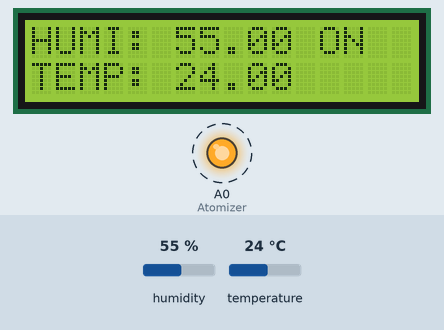
The sketch below on a simulated Arduino Uno, built with avr-gcc and run on an emulated ATmega328P. Shown: 16×2 character LCD, output pins drawn as LEDs (lit = HIGH). Dashed ring = blinking. Inputs (shaded band) come from the test bench; at power-on: humidity 55 %, temperature 24 °C.

Above: at 1.2 s.
1.3 s: humidity set to 68 %
At 2.7 s:
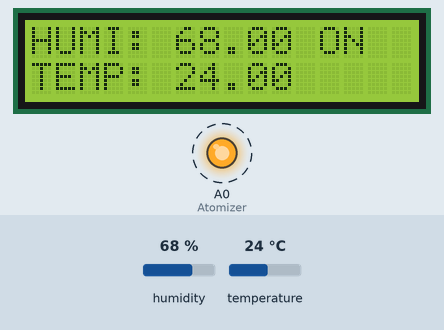
6.4 s: humidity set to 71 %
At 9.0 s:
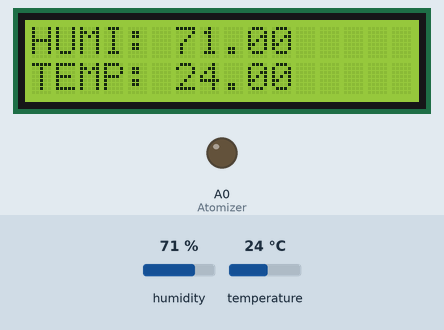
11.5 s: temperature set to 12 °C
At 13.7 s:
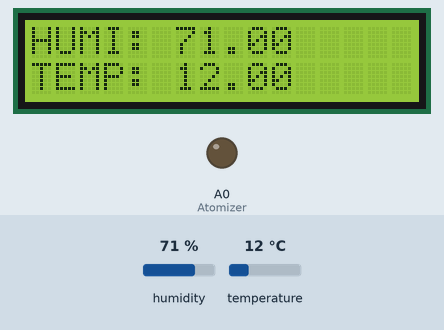
15.5 s: temperature set to 19 °C
At 16.2 s:
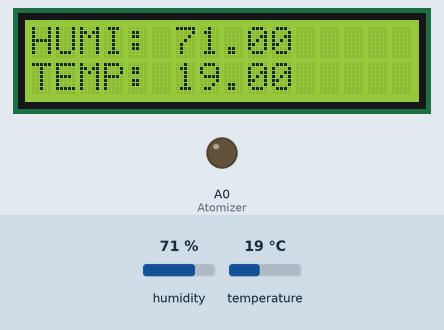
Timing chart, 0 to 18.5 s (numbered marks = the images above; inputs shaded):
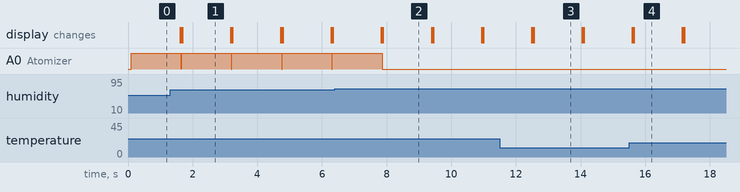

Measured:
- the behaviour switches between 69 and 70 % on humidity (found by bisection; images 1 and 2)
- after the input at 1.3 s, the display: first differs from a run without the input after 0.37 s (image 1)
- after the input at 6.4 s, A0 (Atomizer): goes on until 7.9 s, then stays LOW; the display: first differs from a run without the input after 1.5 s (image 2)
- after the input at 11.5 s, the display: first differs from a run without the input after 1.0 s (image 3)
- after the input at 15.5 s, the display: first differs from a run without the input after 0.15 s (image 4)
- by itself, A0 (Atomizer): alternates HIGH for 1.5 s and LOW for 0.01 s
- what the display in image 1 shows lasts 1.5 s, from 1.7 s to 3.2 s

The sketch:

dht11_lcd.ino
```cpp
#include <LiquidCrystal_I2C.h>
#include <DHT11.h>
#include <Wire.h>

#define Atomizer A0        // Atomizer EN 핀

LiquidCrystal_I2C lcd(0x27,16,2);

int pin=7;
DHT11 dht11(pin);

void setup()
{
  lcd.init();
  Serial.begin(9600);
  pinMode(Atomizer, OUTPUT);
}

void loop()
{
  int err;
  float humi,temp;
  if((err=dht11.read(humi, temp))==0)
  {
    digitalWrite(Atomizer,LOW);
  }

  lcd.backlight();
  lcd.display();
  lcd.setCursor(0,0);
  lcd.print("HUMI: ");
  lcd.print(humi);

  if(humi<70)
  {
    digitalWrite(Atomizer,HIGH);
    lcd.setCursor(12,0);
    lcd.print("ON");
  }

  lcd.backlight();
  lcd.display();
  lcd.setCursor(0,1);
  lcd.print("TEMP: ");
  lcd.print(temp);

  delay(1500);
  lcd.clear();
}
```
